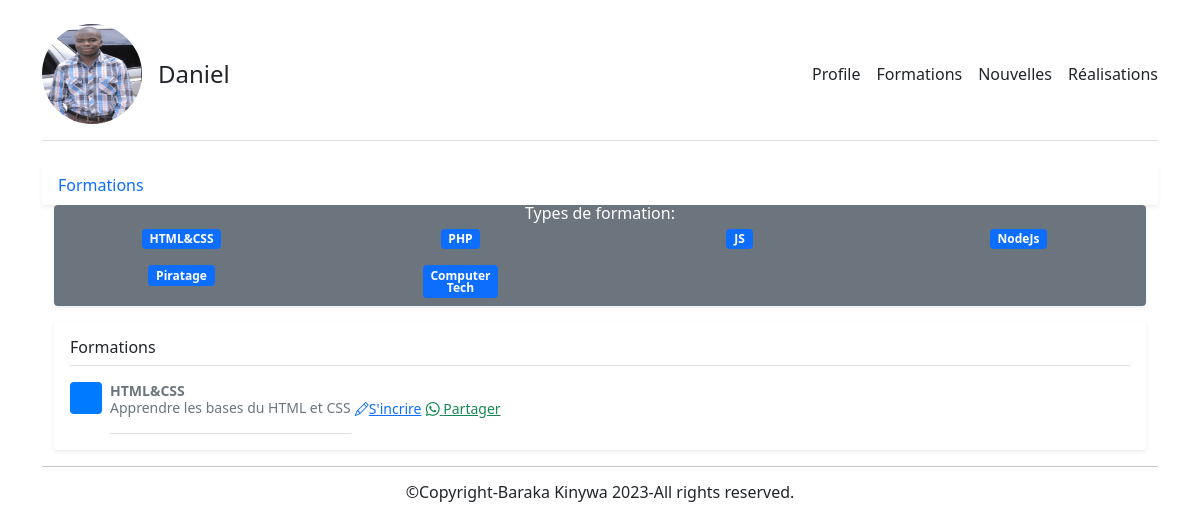
Screenshot of /formationCategorie.php?categorie=1 with the database file from the repository.
### tables this page shows
CREATE TABLE `blogger` (
  `id` int(11) NOT NULL,
  `noms` text NOT NULL,
  `facebook` text NOT NULL,
  `whatsapp` text NOT NULL,
  `twitter` text NOT NULL,
  `phone` text NOT NULL,
  `gmail` text NOT NULL,
  `pwd` text NOT NULL,
  `profile` text NOT NULL,
  `description` text NOT NULL
);

CREATE TABLE `formations_categories` (
  `id` int(11) NOT NULL,
  `categorie` text NOT NULL
);

CREATE TABLE `formations` (
  `id` int(11) NOT NULL,
  `libelle` text NOT NULL,
  `photo` text NOT NULL,
  `categorie` int(11) NOT NULL,
  `date_published` date NOT NULL
);

### actions/blogger_Infos.php (called while the page is built, shortened)
<?php
$sql="SELECT * FROM blogger";
$blogger=mysqli_query($con,$sql);
$blogger=mysqli_fetch_array($blogger);

### actions/formationsCategorie_Infos.php (called while the page is built, shortened)
<?php
$categorie=$_GET['categorie'];
$sql="SELECT formations.id as id,formations.libelle as libelle,formations.photo as photo,
formations.date_published as date_published, formations.categorie as id_categorie,
formations_categories.categorie as categorie FROM `formations`,formations_categories
WHERE formations_categories.id=formations.categorie AND formations.categorie=$categorie
 ORDER BY formations.id DESC ";
$formations=mysqli_query($con,$sql);
$sql="SELECT * FROM `formations_categories`";
$categories=mysqli_query($con,$sql);

### formationCategorie.php (the view)
<div class="container">
<br>
<?php
include 'includes/header.php';
require_once 'actions/formationsCategorie_Infos.php';
?>
<div class="nav-scroller bg-body shadow-sm">
  <nav class="nav nav-underline"  aria-label="Secondary navigation">
    <a class="nav-link active" aria-current="page" href="#">Formations</a>
  </nav>
</div>
<main class="container">
<div class="text-white bg-purple rounded text-center bg-secondary shadow-sm">
    <div class="lh-1">
      <h1 class="h6 mb-0 text-white lh-1">Types de formation:</h1>
      <div class="row row-cols-1 row-cols-sm-2 row-cols-md-4 g-0.25">
      <?php
    while($categorie=mysqli_fetch_array($categories))
    {
        ?>
        <div class="col">
        <a class="nav-link text-white" href="formationCategorie.php?categorie=<?= $categorie['id'];?>">
        <span class="badge bg-primary"><?= $categorie['categorie'];?></span>
        </a>
        </div>
        <?php
    }
    ?>
      </div>
    </div>
  </div>
  <div class="my-3 p-3 bg-body rounded shadow-sm">
    <h6 class="border-bottom pb-2 mb-0">Formations</h6>
    <?php
    while($formation=mysqli_fetch_array($formations))
    {
        ?>
        <div class="d-flex text-muted pt-3">
      <svg class="bd-placeholder-img flex-shrink-0 me-2 rounded" width="32" height="32" xmlns="http://www.w3.org/2000/svg" role="img" aria-label="Placeholder: 32x32" preserveAspectRatio="xMidYMid slice" focusable="false"><title>Placeholder</title><rect width="100%" height="100%" fill="#007bff"/><text x="50%" y="50%" fill="#007bff" dy=".3em">32x32</text></svg>
      <p class="pb-3 mb-0 small lh-sm border-bottom">
        <strong class="d-block text-gray-dark"><?= $formation['categorie']?></strong>
        <?= $formation['libelle']?>
      </p>&nbsp
      <small class="d-block text-end mt-3">
      <a href="inscriptionFormation.php?id=<?= $formation['id']?>" class="bi bi-pencil">S'incrire</a>
    </small>&nbsp
      <small class="d-block text-end mt-3">
      <a class="text-success bi bi-whatsapp" href="whatsapp://send?text=<?= $formation['photo']."</br>".$formation['libelle'] ?>...pour en savoir plus https:///formations.php?id=<?= $formation['id'] ?>" data-action="share/whatsapp/share">
      Partager
      </a>
      </small>
    </div>
        <?php
    }
    ?>
  </div>
</main>
<?php
  include 'includes/footer.php';
  ?>
</div>

### includes/header.php
<?php
require_once 'includes/connection.php';
require_once 'actions/blogger_Infos.php';
include 'includes/bootstrap.php';
?>
<header class="d-flex flex-column flex-md-row align-items-center pb-3 mb-4 border-bottom">
    <a href="/" class="d-flex align-items-center text-dark text-decoration-none">
    <img class="me-3 rounded-circle" src="blogger/<?= $blogger['profile']?>" alt="<?= $blogger['noms']?>" width="100" height="100">
      <span class="fs-4"><?= $blogger['noms']?></span>
    </a>
    <nav class="d-inline-flex mt-2 mt-md-0 ms-md-auto">
      <a class="me-3 py-2 text-dark text-decoration-none" href="index.php">Profile</a>
      <a class="me-3 py-2 text-dark text-decoration-none" href="formations.php">Formations</a>
      <a class="me-3 py-2 text-dark text-decoration-none" href="nouvelles.php">Nouvelles</a>
      <a class="py-2 text-dark text-decoration-none" href="realisations.php">Réalisations</a>
    </nav>
  </header>

### rows the page displays
blogger: profile (picture), noms "Daniel"
formations_categories: categorie "HTML&CSS"
formations_categories: categorie "PHP"
formations_categories: categorie "JS"
formations_categories: categorie "NodeJs"
formations_categories: categorie "Piratage"
formations_categories: categorie "Computer Tech"
formations: formations_categories.categorie "HTML&CSS", libelle "Apprendre les bases du HTML et CSS"
